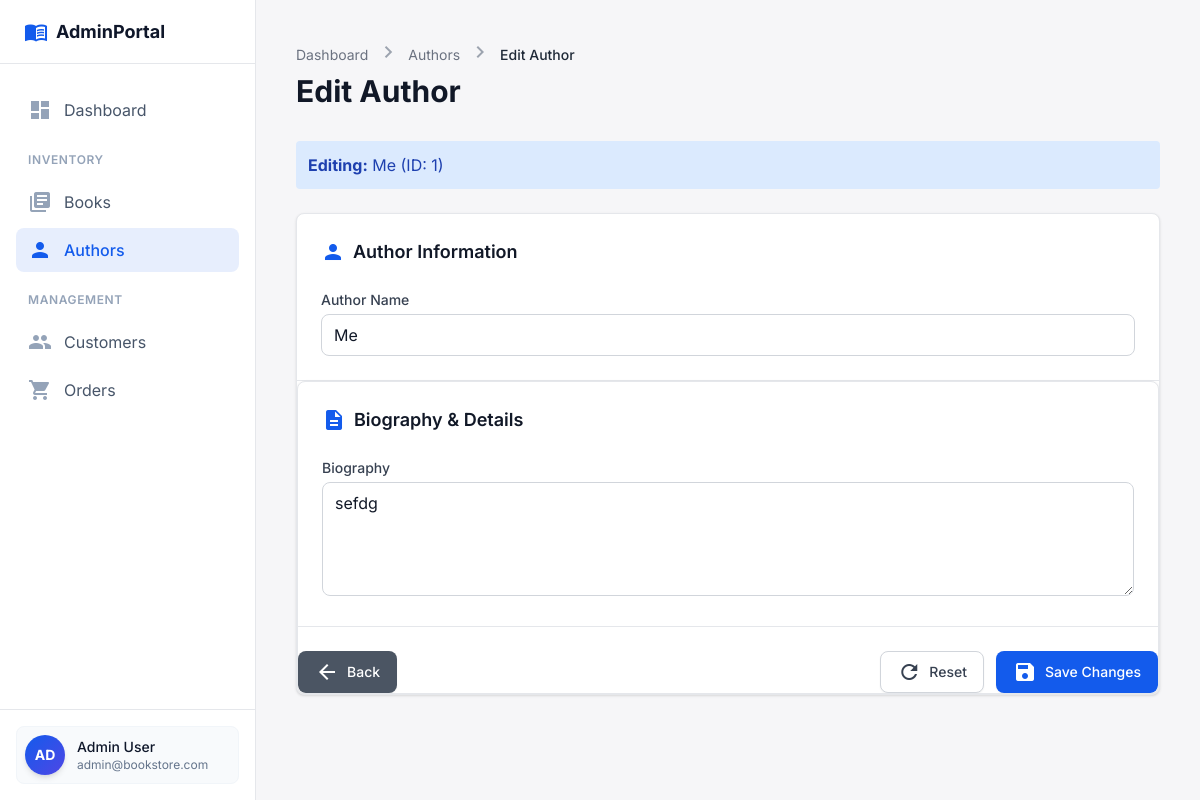
The app's page /index.php?page=editauthor&id=1 with its own data.
### tables this page shows
CREATE TABLE AUTHORS (
    AUTHOR_ID INTEGER PRIMARY KEY AUTOINCREMENT,
    NAME TEXT NOT NULL,
    BIOGRAPHY TEXT
, ROYALTY REAL DEFAULT 0.0);

### controllers/AuthorController.php (called while the page is built, shortened)
<?php
require_once __DIR__ . '/../db.php';
function getAuthorById($id) {
    global $pdo;
    $stmt = $pdo->prepare('SELECT * FROM AUTHORS WHERE AUTHOR_ID = ?');
    $stmt->execute([$id]);
    return $stmt->fetch(PDO::FETCH_ASSOC);
}

### views/EditAuthor.php (the view, shortened to what this page needs)
<?php
require_once __DIR__ . '/../controllers/AuthorController.php';
$author = null;
$id = isset($_GET['id']) ? intval($_GET['id']) : 0;
if ($id) {
    $author = getAuthorById($id);
}
?>
<!DOCTYPE html>
<html lang="en"><head>
<script src="https://cdn.tailwindcss.com?plugins=forms,container-queries"></script>
<script id="tailwind-config">
    tailwind.config = {
            darkMode: "class",
            theme: {
                extend: {
                    colors: {
                        "primary": "#135bec",
                        "background-light": "#f6f6f8",
                        "background-dark": "#101622",
                    },
                    fontFamily: {
                        "display": ["Inter", "sans-serif"]
                    },
                    borderRadius: { "DEFAULT": "0.25rem", "lg": "0.5rem", "xl": "0.75rem", "full": "9999px" },
                },
            },
        }
    </script>
</head>
<body class="bg-background-light dark:bg-background-dark font-display antialiased text-gray-800 dark:text-gray-100 min-h-screen flex flex-col md:flex-row">
<main class="flex-1 p-4 md:p-8 lg:p-10 max-w-7xl mx-auto w-full">
<div class="mb-8 flex flex-col sm:flex-row sm:items-center sm:justify-between gap-4">
<div>
<nav aria-label="Breadcrumb" class="flex text-sm text-gray-500 mb-1">
<ol class="flex items-center space-x-2">
<li><a class="hover:text-primary transition-colors" href="index.php?page=dashboard">Dashboard</a></li>
<li><span class="material-icons text-[14px] text-gray-400">chevron_right</span></li>
<li><a class="hover:text-primary transition-colors" href="index.php?page=authordetails">Authors</a></li>
<li><span class="material-icons text-[14px] text-gray-400">chevron_right</span></li>
<li class="text-gray-800 dark:text-gray-200 font-medium">Edit Author</li>
</ol>
</nav>
<h1 class="text-2xl md:text-3xl font-bold text-gray-900 dark:text-white">Edit Author</h1>
</div>
</div>
<?php if ($author): ?>
<form action="#" class="space-y-6" method="POST">
<?php if ($author): ?>
    <div class="mb-4 p-3 rounded bg-blue-100 text-blue-800">
        <strong>Editing:</strong> <?php echo htmlspecialchars($author['NAME']); ?> (ID: <?php echo $author['AUTHOR_ID']; ?>)
    </div>
<?php endif; ?>
<div class="bg-white dark:bg-gray-800 rounded-lg shadow border border-gray-200 dark:border-gray-700 overflow-hidden">
<div class="p-6 border-b border-gray-200 dark:border-gray-700">
<h2 class="text-lg font-semibold text-gray-900 dark:text-white flex items-center gap-2 mb-6">
<span class="material-icons text-primary">person</span>
                    Author Information
                    </h2>
<div class="grid grid-cols-1 md:grid-cols-2 gap-6">
<div class="md:col-span-2">
<label class="block text-sm font-medium text-gray-700 dark:text-gray-300 mb-1" for="fullname">
                            Author Name
                            </label>
<input class="w-full px-3 py-2 border border-gray-300 dark:border-gray-600 rounded-lg bg-white dark:bg-gray-700 text-gray-900 dark:text-white focus:ring-2 focus:ring-primary focus:border-transparent" id="fullname" name="fullname" placeholder="Enter author name" type="text" value="<?php echo htmlspecialchars($_POST['fullname'] ?? ($author['NAME'] ?? '')); ?>" required/>
</div>
</div>
</div>
<div class="bg-white dark:bg-gray-800 rounded-lg shadow border border-gray-200 dark:border-gray-700 overflow-hidden">
<div class="p-6 border-b border-gray-200 dark:border-gray-700">
<h2 class="text-lg font-semibold text-gray-900 dark:text-white flex items-center gap-2 mb-6">
<span class="material-icons text-primary">description</span>
                    Biography &amp; Details
                    </h2>
<div class="space-y-6">
<div>
<label class="block text-sm font-medium text-gray-700 dark:text-gray-300 mb-1" for="biography">
                            Biography
                            </label>
<textarea class="w-full px-3 py-2 border border-gray-300 dark:border-gray-600 rounded-lg bg-white dark:bg-gray-700 text-gray-900 dark:text-white focus:ring-2 focus:ring-primary focus:border-transparent" id="biography" name="biography" placeholder="Enter biography..." rows="4"><?php echo htmlspecialchars($_POST['biography'] ?? ($author['BIOGRAPHY'] ?? '')); ?></textarea>
</div>
</div>
</div>
<div class="flex items-center justify-between pt-6">
<button class="inline-flex items-center justify-center px-4 py-2 border border-transparent text-sm font-medium rounded-lg shadow-sm text-white bg-gray-600 hover:bg-gray-700 dark:bg-gray-700 dark:hover:bg-gray-600 focus:outline-none transition-all" type="button" onclick="window.history.back()">
<span class="material-icons text-lg mr-2">arrow_back</span>
                Back
                </button>
<div class="flex gap-3">
<button class="inline-flex items-center justify-center px-4 py-2 border border-gray-300 dark:border-gray-600 text-sm font-medium rounded-lg shadow-sm text-gray-700 dark:text-gray-300 bg-white dark:bg-gray-700 hover:bg-gray-50 dark:hover:bg-gray-600 focus:outline-none transition-all" type="reset">
<span class="material-icons text-lg mr-2">refresh</span>
                    Reset
                    </button>
<button class="inline-flex items-center justify-center px-4 py-2 border border-transparent text-sm font-medium rounded-lg shadow-sm text-white bg-primary hover:bg-primary/90 focus:outline-none transition-all" type="submit">
<span class="material-icons text-lg mr-2">save</span>
                    Save Changes
                    </button>
</div>
</div>
</form>
<?php endif; ?>
</main>
</body>
</html>

### records on screen
authors: NAME "Me", AUTHOR_ID "1", fullname "Me", biography "sefdg"
